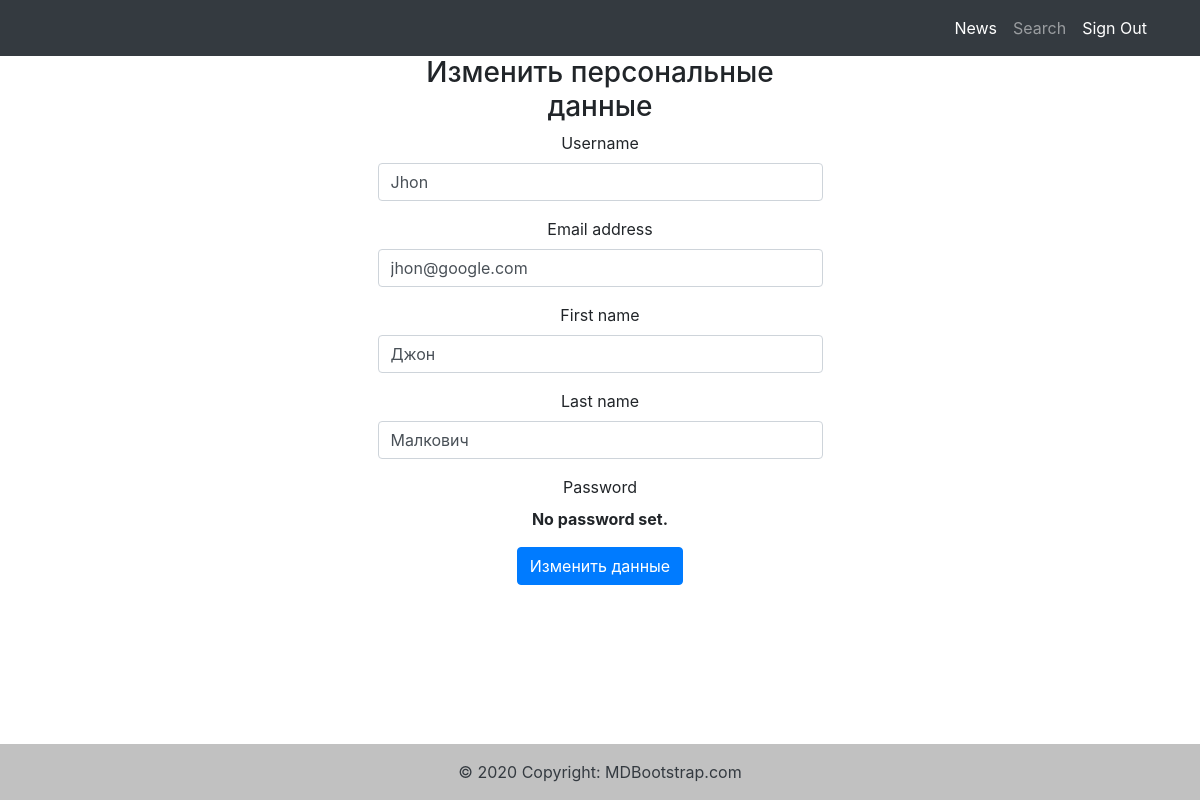
The page /personal/1/edit on the database its author committed.
### accounts/models.py (models this page shows)
class User(AbstractUser):
    category = models.ForeignKey('news.Category', on_delete=models.CASCADE,
                                 related_name='subscribers', null=True)

### accounts/views.py (the view)
# urls.py: path('<int:pk>/edit', UpdateUserView.as_view(), name='update_user'),
class UpdateUserView(UpdateView):
    template_name = r'accounts/user_update.html'
    success_url = f'/news/'
    form_class = UpdateUserForm
    def get_object(self, **kwargs):  # нужен для получения записи с возможностью редактирования
        idi = self.kwargs.get('pk')
        return User.objects.get(pk=idi)

### accounts/forms.py
class UpdateUserForm(UserChangeForm):
    def __init__(self, *args, **kwargs):
        super().__init__(*args, **kwargs)
        self.fields['email'].widget.attrs = {'class': 'form-control', 'placeholder': 'Email'}
        self.fields['username'].widget.attrs = {'class': 'form-control', 'placeholder': 'Username'}
        self.fields['first_name'].widget.attrs = {'class': 'form-control', 'placeholder': 'Имя'}
        self.fields['last_name'].widget.attrs = {'class': 'form-control', 'placeholder': 'Фамилия'}
    class Meta:
        model = User
        fields = ('username', 'email', 'first_name', 'last_name')

### accounts/templates/accounts/user_update.html (shortened to what this page needs)
{% extends 'accounts/default.html' %}
{% block content %}
<h3> Изменить персональные данные </h3>
<form method="Post">
    {% for field in form %}
    <div class="form-group">
         <label>{{ field.label }}</label>
        {{ field }}
    </div>
    {% endfor %}
    <input type="submit" value="Изменить данные" class="btn btn-primary">
</form>
{% endblock %}

### rows shown on the page
User: form "Jhon" "jhon@google.com" "Джон" "Малкович" "No password set."

### other values the page prints
{{ field.label }} "Username" "Email address" "First name" "Last name" "Password"
